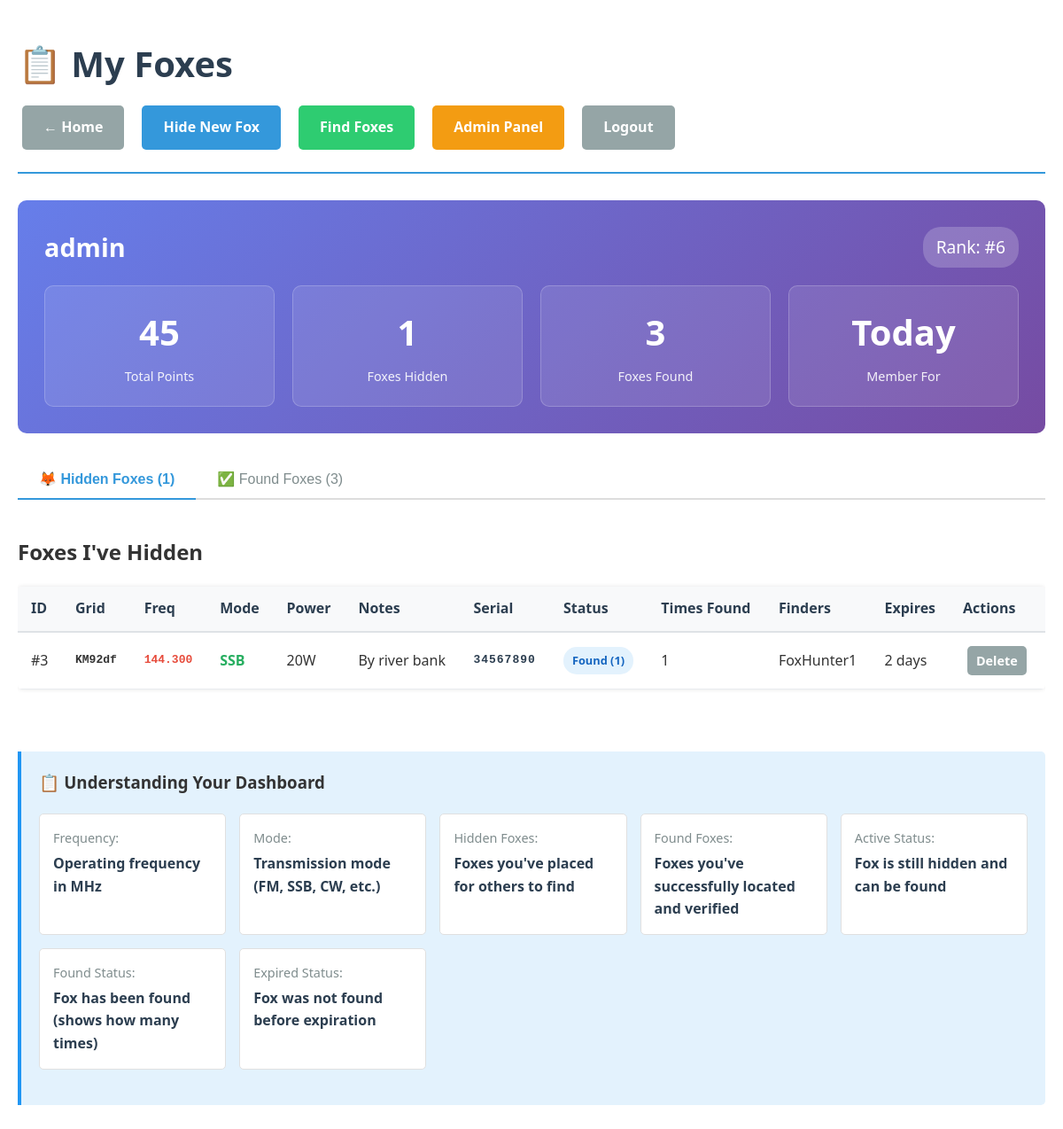
The page /my_foxes.php (signed in) on the database its author committed.
### tables this page shows
CREATE TABLE users (
    id INT AUTO_INCREMENT PRIMARY KEY,
    username VARCHAR(50) UNIQUE NOT NULL,
    email VARCHAR(100) NULL,  
    password_hash VARCHAR(255) NOT NULL,
    is_admin BOOLEAN DEFAULT FALSE,
    total_points INT DEFAULT 0,
    foxes_hidden INT DEFAULT 0,
    foxes_found INT DEFAULT 0,
    last_activity DATETIME DEFAULT CURRENT_TIMESTAMP,
    created_at DATETIME DEFAULT CURRENT_TIMESTAMP,
    INDEX idx_username (username),
    INDEX idx_email (email),
    INDEX idx_points (total_points DESC)
);

CREATE TABLE foxes (
    id INT AUTO_INCREMENT PRIMARY KEY,
    serial_number VARCHAR(8) UNIQUE NOT NULL,
    grid_square VARCHAR(6) NOT NULL,
    frequency VARCHAR(8) DEFAULT '146.520',  
    mode VARCHAR(4) DEFAULT 'FM',  
    rf_power VARCHAR(5) DEFAULT '5W',  
    notes VARCHAR(25),
    hidden_by INT,
    hidden_at DATETIME DEFAULT CURRENT_TIMESTAMP,
    expires_at DATETIME,
    points INT DEFAULT 10,
    total_finds INT DEFAULT 0,
    first_found_at DATETIME,
    FOREIGN KEY (hidden_by) REFERENCES users(id) ON DELETE SET NULL,
    INDEX idx_grid_square (grid_square),
    INDEX idx_frequency (frequency),  
    INDEX idx_hidden_by (hidden_by),
    INDEX idx_expires (expires_at),
    INDEX idx_hidden_at (hidden_at DESC),
    INDEX idx_total_finds (total_finds DESC)
);

### config.php (called while the page is built, shortened)
<?php
function isLoggedIn() {
    return true;
}
function isAdmin() {
    return isLoggedIn() && isset($_SESSION['is_admin']) && $_SESSION['is_admin'];
}
function isFoxExpired($expires_at, $is_found = false) {
    $now = new DateTime();
    $expiry = new DateTime($expires_at);
    return $now > $expiry;
}

### my_foxes.php (the view, shortened to what this page needs)
<?php
require_once 'config.php';
$db = getDB();
$user_id = $_SESSION['user_id'];
try {
    $stmt = $db->prepare("SELECT username, total_points, foxes_hidden, foxes_found, created_at FROM users WHERE id = ?");
    $stmt->execute([$user_id]);
    $user_stats = $stmt->fetch();
    $stmt = $db->prepare("SELECT f.*,
        (SELECT COUNT(*) FROM fox_finds WHERE fox_id = f.id) as total_finds,
        (SELECT GROUP_CONCAT(DISTINCT u.username ORDER BY ff.found_at SEPARATOR ', ')
         FROM fox_finds ff
         JOIN users u ON ff.user_id = u.id
         WHERE ff.fox_id = f.id
         LIMIT 5) as finder_names
        FROM foxes f
        WHERE f.hidden_by = ?
        ORDER BY f.hidden_at DESC");
    $stmt->execute([$user_id]);
    $hidden_foxes = $stmt->fetchAll();
    $stmt = $db->prepare("SELECT ff.*, f.*,
        uh.username as hidden_by_username,
        ff.found_at as user_found_at,
        ff.points_awarded as user_points
        FROM fox_finds ff
        JOIN foxes f ON ff.fox_id = f.id
        LEFT JOIN users uh ON f.hidden_by = uh.id
        WHERE ff.user_id = ?
        ORDER BY ff.found_at DESC");
    $stmt->execute([$user_id]);
    $found_foxes = $stmt->fetchAll();
    $stmt = $db->prepare("SELECT rank_position FROM leaderboard_view WHERE id = ?");
    $stmt->execute([$user_id]);
    $rank_data = $stmt->fetch();
    $user_rank = $rank_data ? $rank_data['rank_position'] : null;
} catch (PDOException $e) {
    $error = "Error loading data: " . $e->getMessage();
}
?>
<!DOCTYPE html>
<html lang="en">
<head>
    <link rel="stylesheet" href="styles.css">
</head>
<body>
    <div class="container">
        <header>
            <h1>📋 My Foxes</h1>
            <div class="header-actions">
                <a href="index.php" class="btn btn-secondary">← Home</a>
                <a href="hide_fox.php" class="btn btn-primary">Hide New Fox</a>
                <a href="find_fox.php" class="btn btn-success">Find Foxes</a>
                <?php if (isAdmin()): ?>
                    <a href="admin.php" class="btn btn-warning">Admin Panel</a>
                <?php endif; ?>
                <a href="logout.php" class="btn btn-secondary">Logout</a>
            </div>
        </header>
        <div class="user-profile">
            <div class="profile-header">
                <div class="profile-username">
                    <?php echo htmlspecialchars($user_stats['username']); ?>
                </div>
                <?php if ($user_rank): ?>
                    <div class="profile-rank">
                        Rank: #<?php echo $user_rank; ?>
                    </div>
                <?php endif; ?>
            </div>
            <div class="profile-stats">
                <div class="profile-stat">
                    <span class="profile-stat-value"><?php echo $user_stats['total_points']; ?></span>
                    <span class="profile-stat-label">Total Points</span>
                </div>
                <div class="profile-stat">
                    <span class="profile-stat-value"><?php echo $user_stats['foxes_hidden']; ?></span>
                    <span class="profile-stat-label">Foxes Hidden</span>
                </div>
                <div class="profile-stat">
                    <span class="profile-stat-value"><?php echo $user_stats['foxes_found']; ?></span>
                    <span class="profile-stat-label">Foxes Found</span>
                </div>
                <div class="profile-stat">
                    <span class="profile-stat-value">
                        <?php
                        $days = floor((time() - strtotime($user_stats['created_at'])) / (60 * 60 * 24));
                        echo $days > 0 ? $days . ' days' : 'Today';
                        ?>
                    </span>
                    <span class="profile-stat-label">Member For</span>
                </div>
            </div>
        </div>
        <div class="tabs">
            <div class="tab-nav">
                <button class="tab-link active" onclick="openTab(event, 'hidden-foxes')">
                    🦊 Hidden Foxes (<?php echo count($hidden_foxes); ?>)
                </button>
                <button class="tab-link" onclick="openTab(event, 'found-foxes')">
                    ✅ Found Foxes (<?php echo count($found_foxes); ?>)
                </button>
            </div>
            <div id="hidden-foxes" class="tab-content active">
                <h2>Foxes I've Hidden</h2>
                <?php if (empty($hidden_foxes)): ?>
                    <div class="no-data">
                        <h3>No Hidden Foxes</h3>
                        <p>You haven't hidden any foxes yet.</p>
                        <a href="hide_fox.php" class="btn btn-primary">Hide Your First Fox</a>
                    </div>
                <?php else: ?>
                    <div class="table-responsive">
                        <table class="foxes-table">
                            <thead>
                                <tr>
                                    <th>ID</th>
                                    <th>Grid</th>
                                    <th>Freq</th>
                                    <th>Mode</th>
                                    <th>Power</th>
                                    <th>Notes</th>
                                    <th>Serial</th>
                                    <th>Status</th>
                                    <th>Times Found</th>
                                    <th>Finders</th>
                                    <th>Expires</th>
                                    <th>Actions</th>
                                </tr>
                            </thead>
                            <tbody>
                                <?php foreach ($hidden_foxes as $fox):
                                    $is_expired = isFoxExpired($fox['expires_at'], false);
                                ?>
                                    <tr>
                                        <td>#<?php echo $fox['id']; ?></td>
                                        <td class="grid-cell"><?php echo $fox['grid_square']; ?></td>
                                        <td class="frequency-cell"><?php echo $fox['frequency']; ?></td>
                                        <td class="mode-cell"><?php echo $fox['mode']; ?></td>
                                        <td><?php echo htmlspecialchars($fox['rf_power']); ?></td>
                                        <td><?php echo htmlspecialchars($fox['notes']); ?></td>
                                        <td class="serial-cell">
                                            <?php if ($fox['total_finds'] > 0): ?>
                                                <span class="serial-revealed"><?php echo $fox['serial_number']; ?></span>
                                            <?php endif; ?>
                                        </td>
                                        <td>
                                            <?php if ($fox['total_finds'] > 0): ?>
                                                <span class="status-badge status-found">
                                                    Found (<?php echo $fox['total_finds']; ?>)
                                                </span>
                                            <?php elseif ($is_expired): ?>
                                                <span class="status-badge status-expired">Expired</span>
                                            <?php else: ?>
                                                <span class="status-badge status-active">Active</span>
                                            <?php endif; ?>
                                        </td>
                                        <td><?php echo $fox['total_finds']; ?></td>
                                        <td class="finder-list" title="<?php echo htmlspecialchars($fox['finder_names']); ?>">
                                            <?php echo $fox['finder_names'] ? htmlspecialchars($fox['finder_names']) : 'None'; ?>
                                        </td>
                                        <td>
                                            <?php if ($fox['expires_at'] && !$is_expired): ?>
                                                <?php
                                                $expires = new DateTime($fox['expires_at']);
                                                $now = new DateTime();
                                                $interval = $now->diff($expires);
                                                if ($interval->days > 0) {
                                                    echo $interval->days . ' day' . ($interval->days != 1 ? 's' : '');
                                                } elseif ($interval->h > 0) {
                                                    echo $interval->h . ' hour' . ($interval->h != 1 ? 's' : '');
                                                } else {
                                                    echo 'Today';
                                                }
                                                ?>
                                            <?php else: ?>
                                                <?php echo $is_expired ? 'Expired' : 'Never'; ?>
                                            <?php endif; ?>
                                        </td>
                                        <td class="actions-cell">
                                            <?php if (!$is_expired && $fox['total_finds'] == 0): ?>
                                                <a href="my_foxes.php?delete=<?php echo $fox['id']; ?>"
                                                   class="btn btn-danger btn-small"
                                                   onclick="return confirm('Are you sure you want to delete fox #<?php echo $fox['id']; ?>? This cannot be undone.')">
                                                    Delete
                                                </a>
                                            <?php else: ?>
                                                <span class="btn btn-secondary btn-small" disabled>Delete</span>
                                            <?php endif; ?>
                                        </td>
                                    </tr>
                                <?php endforeach; ?>
                            </tbody>
                        </table>
                    </div>
                <?php endif; ?>
            </div>
        </div>
        <div class="info-box">
            <h3>📋 Understanding Your Dashboard</h3>
            <div class="details-grid">
                <div class="detail">
                    <span class="detail-label">Frequency:</span>
                    <span class="detail-value">Operating frequency in MHz</span>
                </div>
                <div class="detail">
                    <span class="detail-label">Mode:</span>
                    <span class="detail-value">Transmission mode (FM, SSB, CW, etc.)</span>
                </div>
                <div class="detail">
                    <span class="detail-label">Hidden Foxes:</span>
                    <span class="detail-value">Foxes you've placed for others to find</span>
                </div>
                <div class="detail">
                    <span class="detail-label">Found Foxes:</span>
                    <span class="detail-value">Foxes you've successfully located and verified</span>
                </div>
                <div class="detail">
                    <span class="detail-label">Active Status:</span>
                    <span class="detail-value">Fox is still hidden and can be found</span>
                </div>
                <div class="detail">
                    <span class="detail-label">Found Status:</span>
                    <span class="detail-value">Fox has been found (shows how many times)</span>
                </div>
                <div class="detail">
                    <span class="detail-label">Expired Status:</span>
                    <span class="detail-value">Fox was not found before expiration</span>
                </div>
            </div>
        </div>
    </div>
</body>
</html>

### styles.css (style rules this page uses)
* { margin: 0; padding: 0; box-sizing: border-box; }
body { font-family: 'Segoe UI', Tahoma, Geneva, Verdana, sans-serif; line-height: 1.6; color: #333; background: #f5f5f5; min-height: 100vh; }
.container { max-width: 1200px; margin: 0 auto; padding: 20px; background: white; min-height: 100vh; box-shadow: 0 0 10px rgba(0,0,0,0.1); }
header { padding: 20px 0; border-bottom: 2px solid #3498db; margin-bottom: 30px; }
h1 { color: #2c3e50; font-size: 2.5em; margin-bottom: 5px; }
.header-actions { display: flex; gap: 10px; align-items: center; margin-top: 10px; flex-wrap: wrap; }
.btn { display: inline-block; padding: 12px 24px; color: white; text-decoration: none; border-radius: 5px; border: none; font-weight: bold; cursor: pointer; transition: all 0.3s; margin: 5px; font-size: 1em; text-align: center; }
.btn-primary { background: #3498db; }
.btn-success { background: #2ecc71; }
.btn-warning { background: #f39c12; }
.btn-secondary { background: #95a5a6; }
.btn-small { padding: 5px 10px; font-size: 0.9em; }
table { width: 100%; border-collapse: collapse; margin: 20px 0; background: white; box-shadow: 0 0 5px rgba(0,0,0,0.1); border-radius: 5px; overflow: hidden; }
th, td { padding: 12px 15px; text-align: left; border-bottom: 1px solid #ddd; }
th { background: #f8f9fa; font-weight: bold; color: #2c3e50; }
.info-box { background: #e3f2fd; border-left: 4px solid #2196f3; padding: 20px; margin: 20px 0; border-radius: 0 5px 5px 0; }
.serial-revealed { font-family: monospace; color: #2c3e50; font-weight: bold; }
.tab-nav { display: flex; border-bottom: 2px solid #ddd; flex-wrap: wrap; }
.tab-link { padding: 10px 20px; background: none; border: none; cursor: pointer; font-size: 1em; color: #7f8c8d; border-bottom: 2px solid transparent; margin-bottom: -2px; }
.tab-link:hover, .tab-link.active { color: #3498db; border-bottom-color: #3498db; }
.tab-content { display: none; padding: 20px 0; }
.tab-content.active { display: block; }
.grid-cell { font-family: monospace; font-weight: bold; }
.details-grid, .info-grid { display: grid; grid-template-columns: repeat(auto-fit, minmax(200px, 1fr)); gap: 15px; margin: 20px 0; }
.detail, .info-item { background: white; padding: 15px; border-radius: 5px; border: 1px solid #e0e0e0; }
.detail-label, .info-label { display: block; font-size: 0.9em; color: #7f8c8d; margin-bottom: 5px; }
.detail-value, .info-value { font-weight: bold; color: #2c3e50; }

### rows shown on the page
users: username "admin", total_points "45", foxes_hidden "1", foxes_found "3"
foxes: id "3", grid_square "KM92df", frequency "144.300", mode "SSB", rf_power "20W", notes "By river bank", serial_number "34567890", total_finds "1", finder_names "FoxHunter1", expires_at "2", shows "Delete"

### other values the page prints
$user_rank "6"
count($hidden_foxes) "1"
count($found_foxes) "3"
